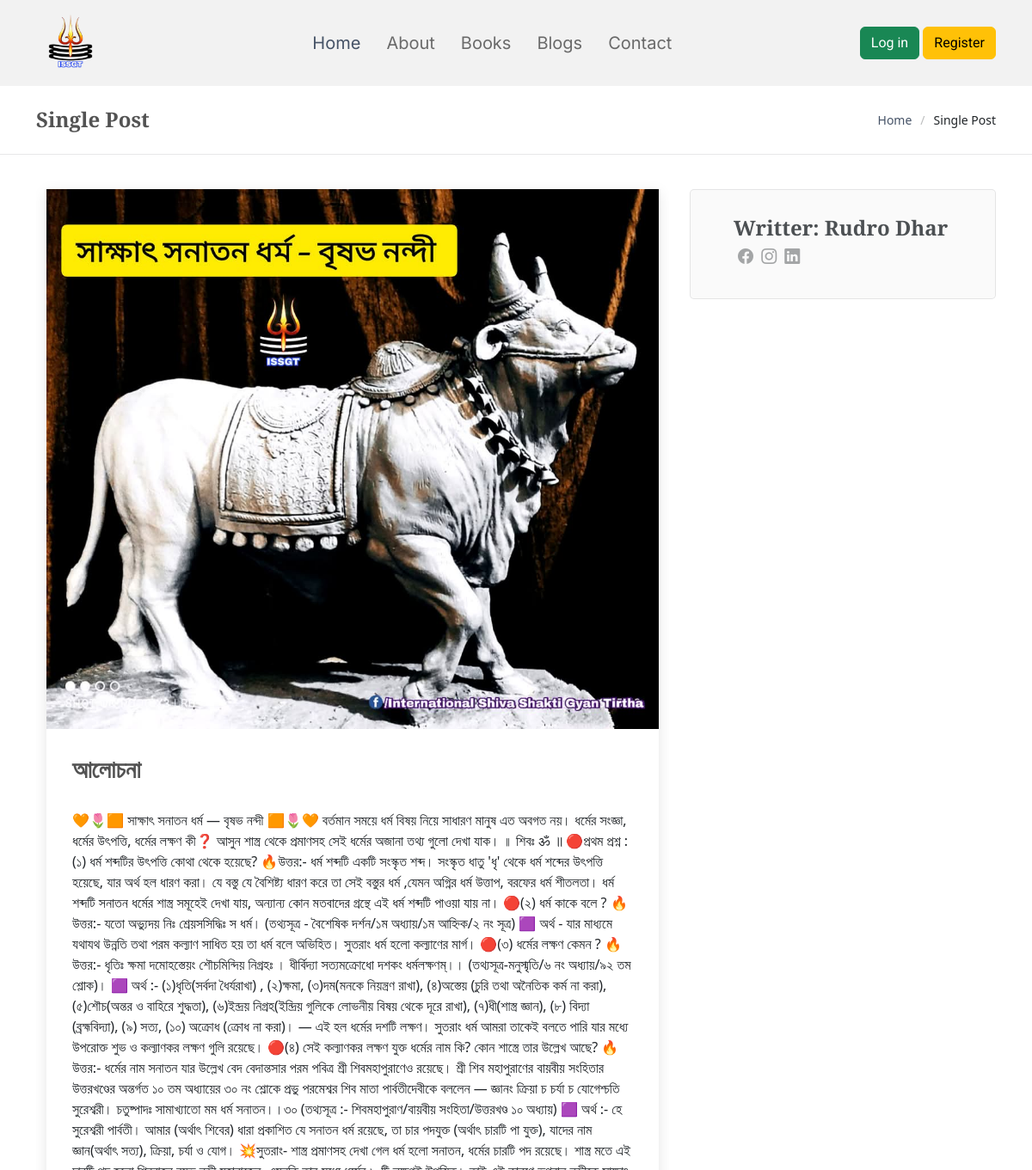
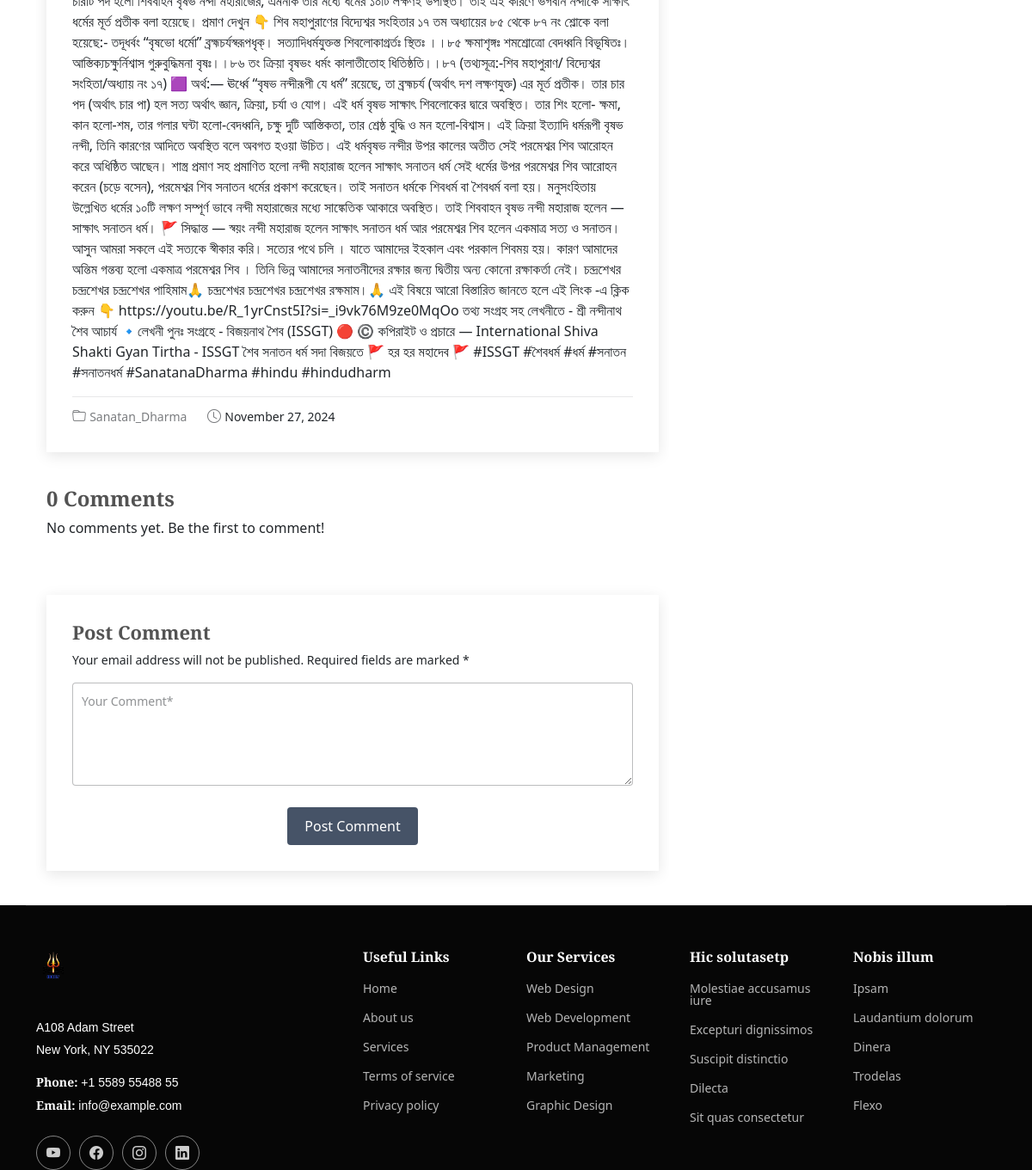
/blogs/blogs/Sanatan_Dharma/, run on the app's committed database (2 pictures, top to bottom).
### home/models.py (models this page shows, shortened)
class HomeBlog(models.Model):
    category = models.ForeignKey(Category, on_delete=models.CASCADE, related_name="blogs", verbose_name="Category")  # Blog category
    slug = models.SlugField(unique=True, verbose_name="Slug")  # URL-friendly slug for each blog
    published_date = models.DateTimeField(auto_now_add=True, verbose_name="Published Date")  # When the blog is published
    image = models.ImageField(upload_to='photos/blogs', blank=True, null=True, verbose_name="Image")  # Blog image
    is_featured = models.BooleanField(default=False, verbose_name="Featured")  # Whether the blog is featured
    content = models.TextField(verbose_name="Content")  # Full content of the blog post
    author = models.ForeignKey(settings.AUTH_USER_MODEL, on_delete=models.CASCADE, related_name="blogs", verbose_name="Author", default=1)
    class Meta:
        verbose_name = 'HomeBlog'
        verbose_name_plural = 'Home Blogs'

class Category(models.Model):
    name = models.CharField(max_length=100, unique=True, verbose_name="Category Name")
    slug = models.SlugField(unique=True, verbose_name="Slug")
    class Meta:
        verbose_name = "Category"
        verbose_name_plural = "Categories"
    def __str__(self):
        return self.name

### account/models.py (models this page shows, shortened)
class Account(AbstractBaseUser):
    first_name = models.CharField(max_length=50)
    last_name = models.CharField(max_length=50)
    username = models.CharField(max_length=20,unique= True)
    email = models.EmailField(max_length=100,unique=True)
    phone_number = models.CharField(max_length=100)
    date_join = models.DateTimeField(auto_now_add=True)
    last_login = models.DateTimeField(auto_now_add=True)
    is_admin = models.BooleanField(default=False)
    is_staff = models.BooleanField(default=False)
    is_active = models.BooleanField(default=False)
    is_superadmin = models.BooleanField(default= False)
    USERNAME_FIELD = 'email'
    REQUIRED_FIELDS = ['username','first_name','last_name',]
    objects = MyAccountManager()
    def full_name(self):
        return f'{self.first_name} {self.last_name}'

### blogs/views.py (the view)
# urls.py: path('blogs/<slug:slug>/', views.single_blog, name='single_blog'),
def single_blog(request, slug):
    blog = get_object_or_404(HomeBlog, slug=slug)
    comment = Comment.objects.filter(blog=blog).order_by('-created_at')
    context ={
        'blog': blog,
        'comment' : comment
    }
    return render(request, 'blogs/single_blog.html', context)

### templates/blogs/single_blog.html (shortened to what this page needs)
{% extends "base.html" %}
{% block content %}
{% include "partials/_navbar.html" %}
<main class="main">
  <div class="page-title">
    <div class="container d-lg-flex justify-content-between align-items-center">
      <h1 class="mb-2 mb-lg-0">Single Post</h1>
      <nav class="breadcrumbs">
        <ol>
          <li><a href="{% url "home" %}">Home</a></li>
          <li class="current">Single Post</li>
        </ol>
      </nav>
    </div>
  </div>
  <div class="container">
    <div class="row">
      <div class="col-lg-8">
        <section id="blog-details" class="blog-details section">
          <div class="container">
            <article class="article">
              <div class="post-img">
                <img src="{{blog.image.url}}" alt="" class="img-fluid">
              </div>
              <h2 class="title">{{blog.category}}</h2>
              <div class="content">
                <p>
                  {{blog.content}}
                </p>
              </div>
              <div class="meta-bottom">
                <i class="bi bi-folder"></i>
                <ul class="cats">
                  <li><a href="#">{{blog.slug}}</a></li>
                </ul>
                <i class="bi bi-clock"></i>
                <ul class="tags">
                  <li>{{ blog.published_date|date:"F d, Y" }}</li>
                </ul>
              </div>
            </article>
          </div>
        </section>
        <section id="blog-comments" class="blog-comments section">
          <div class="container">
              <h4 class="comments-count">{{ comment.count }} Comments</h4>
              {% for com in comment %}
                  <div id="comment-{{ com.slug }}" class="comment">
                      <div class="d-flex">
                          <div class="comment-img">
                              <img src="assets/img/blog/comments-1.jpg" alt="">
                          </div>
                          <div>
                              <h5><a href="">{{ com.user.username }}</a>
                              <time datetime="{{ com.created_at|date:'Y-m-d' }}">{{ com.created_at|date:'d M, Y' }}</time>
                              <p>{{ com.comment }}</p>
                          </div>
                      </div>
                  </div>
              {% empty %}
                  <p>No comments yet. Be the first to comment!</p>
              {% endfor %}
          </div>
        </section>
        <section id="comment-form" class="comment-form section">
          <div class="container">
              <form method="post" action="{% url 'add_comment' blog.slug %}">
                  <h4>Post Comment</h4>
                  <p>Your email address will not be published. Required fields are marked *</p>
                  <div class="row">
                      <div class="col-md-12 form-group">
                          <textarea name="content" class="form-control" placeholder="Your Comment*" required></textarea>
                      </div>
                  </div>
                  <div class="text-center">
                      <button type="submit" class="btn btn-primary">Post Comment</button>
                  </div>
              </form>
          </div>
        </section>
      </div>
      <div class="col-lg-4 sidebar">
        <div class="widgets-container">
          <div class="blog-author-widget widget-item">
            <div class="d-flex flex-column align-items-center">
              <div class="d-flex align-items-center w-100">
                <div>
                  <h4>Writter: {{blog.author.full_name}}</h4>
                  <div class="social-links">
                    <a href="https://facebook.com/#"><i class="bi bi-facebook"></i></a>
                    <a href="https://instagram.com/#"><i class="biu bi-instagram"></i></a>
                    <a href="https://instagram.com/#"><i class="biu bi-linkedin"></i></a>
                  </div>
                </div>
              </div>
            </div>
          </div>
        </div>
      </div>
    </div>
  </div>
</main>
{% include "partials/_footer.html" %}
{% endblock content %}

### data on the page
HomeBlog: image (picture), category "আলোচনা", content "🧡🌷🟧 সাক্ষাৎ সনাতন ধর্ম — বৃষভ নন্দী 🟧🌷🧡 বর্তমান সময়ে ধর্ম বিষয় নিয়ে সাধারণ মানুষ এত অবগত নয়। ধর্মের সংজ্ঞা, ধর্মের উৎপত্তি, ধর্মের লক্ষণ কী❓ আসুন শাস্ত্র থেকে প্রমাণসহ সেই ধর্মের অজানা তথ্য গুলো দেখা যাক। ॥ শিবঃ ॐ ॥ 🔴প্রথম প্রশ্ন : (১) ধর্ম শব্দটির উৎপত্তি কোথা থেকে হয়েছে? 🔥উত্তর:- ধর্ম শব্দটি একটি সংস্কৃত শব্দ। সংস্কৃত ধাতু 'ধৃ' থেকে ধর্ম শব্দের উৎপত্তি হয়েছে, যার অর্থ হল ধারণ করা। যে বস্তু যে বৈশিষ্ট্য ধারণ করে তা সেই বস্তুর ধর্ম ,যেমন অগ্নির ধর্ম উত্তাপ, বরফের ধর্ম শীতলতা। ধর্ম শব্দটি সনাতন ধর্মের শাস্ত্র সমূহেই দেখা যায়, অন্যান্য কোন মতবাদের গ্রন্থে এই ধর্ম শব্দটি পাওয়া যায় না। 🔴(২) ধর্ম কাকে বলে ? 🔥উত্তর:- যতো অভ্যুদয় নিঃ শ্রেয়সসিদ্ধিঃ স ধর্ম। (তথ্যসূত্র - বৈশেষিক দর্শন/১ম…", slug "Sanatan_Dharma", published_date "November 27, 2024", author.full_name "Rudro Dhar"

### other printed values
{{ comment.count }} "0"
